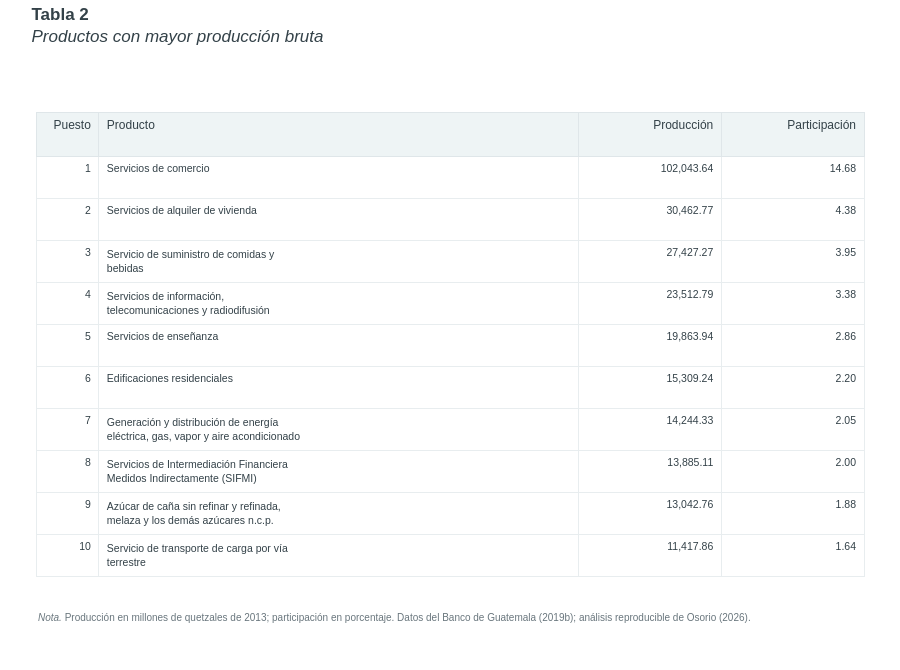

The cell this chart's notebook holds for it:
### Code cell
#@title { display-mode: "form" }
mostrar_tabla_productos(
    principales_produccion,
    ["produccion", "participacion"],
    ["Producción", "Participación"],
    [2, 2],
    "Tabla 2. Productos con mayor producción bruta",
    "Producción en millones de quetzales de 2013; participación en porcentaje.",
    10,
)

### Figure 1 — Plotly figure (JSON) as saved in the notebook; plotly's stock layout.template omitted (floating-point values rounded to 4 significant figures)
{"data": [{"cells": {"align": ["right", "left", "right", "right"], "fill": {"color": "white"}, "font": {"color": "#334148", "size": 10.5}, "height": 42, "line": {"color": "#e8edef"}, "values": [[1, 2, 3, 4, 5, 6, 7, 8, 9, 10], ["Servicios de comercio", "Servicios de alquiler de vivienda", "Servicio de suministro de comidas y<br>bebidas", "Servicios de información,<br>telecomunicaciones y radiodifusión", "Servicios de enseñanza", "Edificaciones residenciales", "Generación y distribución de energía<br>eléctrica, gas, vapor y aire acondicionado", "Servicios de Intermediación Financiera<br>Medidos Indirectamente (SIFMI)", "Azúcar de caña sin refinar y refinada,<br>melaza y los demás azúcares n.c.p.", "Servicio de transporte de carga por vía<br>terrestre"], ["102,043.64", "30,462.77", "27,427.27", "23,512.79", "19,863.94", "15,309.24", "14,244.33", "13,885.11", "13,042.76", "11,417.86"], ["14.68", "4.38", "3.95", "3.38", "2.86", "2.20", "2.05", "2.00", "1.88", "1.64"]]}, "columnwidth": [0.55, 4.2, 1.25, 1.25], "header": {"align": ["right", "left", "right", "right"], "fill": {"color": "#eef4f5"}, "font": {"color": "#334148", "size": 12}, "height": 44, "line": {"color": "#dfe6e9"}, "values": ["Puesto", "Producto", "Producción", "Participación"]}, "type": "table"}], "layout": {"annotations": [{"align": "left", "font": {"color": "#69767d", "size": 10}, "showarrow": false, "text": "<i>Nota.</i> Producción en millones de quetzales de 2013; participación en porcentaje. Datos del Banco de Guatemala (2019b); análisis reproducible de Osorio (2026).", "x": 0, "xanchor": "left", "xref": "paper", "xshift": 0, "y": -0.055, "yanchor": "top", "yref": "paper"}], "autosize": false, "font": {"color": "#334148", "family": "Arial, sans-serif", "size": 12}, "height": 670, "hoverlabel": {"bgcolor": "white", "font": {"family": "Arial", "size": 12}}, "margin": {"b": 86, "l": 36, "r": 36, "t": 112}, "paper_bgcolor": "white", "plot_bgcolor": "white", "title": {"automargin": false, "font": {"size": 17}, "pad": {"b": 8}, "text": "<b>Tabla 2</b><br><i>Productos con mayor producción bruta</i>", "x": 0.035, "xanchor": "left", "xref": "container", "y": 0.97, "yanchor": "top", "yref": "container"}, "width": 900}}
